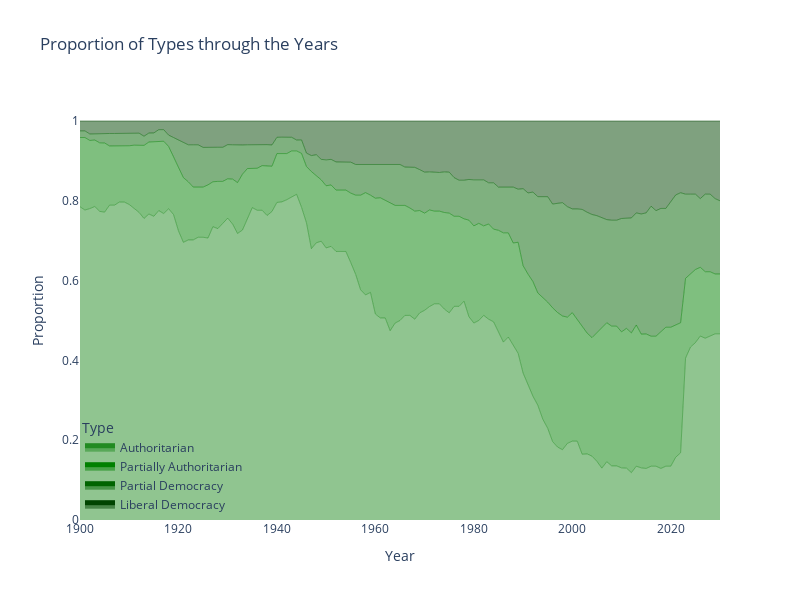

This figure's notebook cell:
### Code cell
stack = pie.melt(id_vars = ['Entity', 'Year'], var_name = 'Type', value_name = 'Proportion')

fig = go.Figure()

stack = stack.sort_values(by=['Year', 'Type'])
types = stack['Type'].unique()

color_discrete_sequence = ['#228B22', '#008000', '#006400', '#004400']
legend_order = ['Authoritarian', 'Partially Authoritarian', 'Partial Democracy', 'Liberal Democracy']

for i, t in enumerate(legend_order):
    data = stack[stack['Type'] == t]
    fig.add_trace(go.Scatter(
        x=data['Year'],
        y=data['Proportion'],
        mode='lines',
        stackgroup='one',
        line=dict(width=0.5, color=color_discrete_sequence[i]),
        name=t,
        hovertemplate='Type: %{name}<br>Year: %{x}<br>Proportion: %{y:.2f}<extra></extra>',
    ))

fig.update_layout(
    title='Proportion of Types through the Years',
    xaxis_title='Year',
    yaxis_title='Proportion',
    hovermode='x unified',
    showlegend=True,
    legend=dict(
        x=0,
        y=0,
        bgcolor='rgba(0,0,0,0)',
        traceorder='normal',
        itemsizing='constant',
        itemclick=False,
        title=dict(text='Type'),
    ),
    plot_bgcolor='white',
    paper_bgcolor='white',
    width=800,
    height=600,
)

fig.show()

### Figure 1 — Plotly figure (JSON) as saved in the notebook; plotly's stock layout.template omitted (floating-point values rounded to 4 significant figures; data arrays with more than 128 entries replaced by an {"elided": "..."} marker saying what was removed)
{"data": [{"hovertemplate": "Type: %{name}<br>Year: %{x}<br>Proportion: %{y:.2f}<extra></extra>", "line": {"color": "#228B22", "width": 0.5}, "mode": "lines", "name": "Authoritarian", "stackgroup": "one", "type": "scatter", "x": {"elided": "139 int values"}, "y": {"elided": "139 float values"}}, {"hovertemplate": "Type: %{name}<br>Year: %{x}<br>Proportion: %{y:.2f}<extra></extra>", "line": {"color": "#008000", "width": 0.5}, "mode": "lines", "name": "Partially Authoritarian", "stackgroup": "one", "type": "scatter", "x": {"elided": "139 int values"}, "y": {"elided": "139 float values"}}, {"hovertemplate": "Type: %{name}<br>Year: %{x}<br>Proportion: %{y:.2f}<extra></extra>", "line": {"color": "#006400", "width": 0.5}, "mode": "lines", "name": "Partial Democracy", "stackgroup": "one", "type": "scatter", "x": {"elided": "139 int values"}, "y": {"elided": "139 float values"}}, {"hovertemplate": "Type: %{name}<br>Year: %{x}<br>Proportion: %{y:.2f}<extra></extra>", "line": {"color": "#004400", "width": 0.5}, "mode": "lines", "name": "Liberal Democracy", "stackgroup": "one", "type": "scatter", "x": {"elided": "139 int values"}, "y": {"elided": "139 float values"}}], "layout": {"height": 600, "hovermode": "x unified", "legend": {"bgcolor": "rgba(0,0,0,0)", "itemclick": false, "itemsizing": "constant", "title": {"text": "Type"}, "traceorder": "normal", "x": 0, "y": 0}, "paper_bgcolor": "white", "plot_bgcolor": "white", "showlegend": true, "title": {"text": "Proportion of Types through the Years"}, "width": 800, "xaxis": {"title": {"text": "Year"}}, "yaxis": {"title": {"text": "Proportion"}}}}
